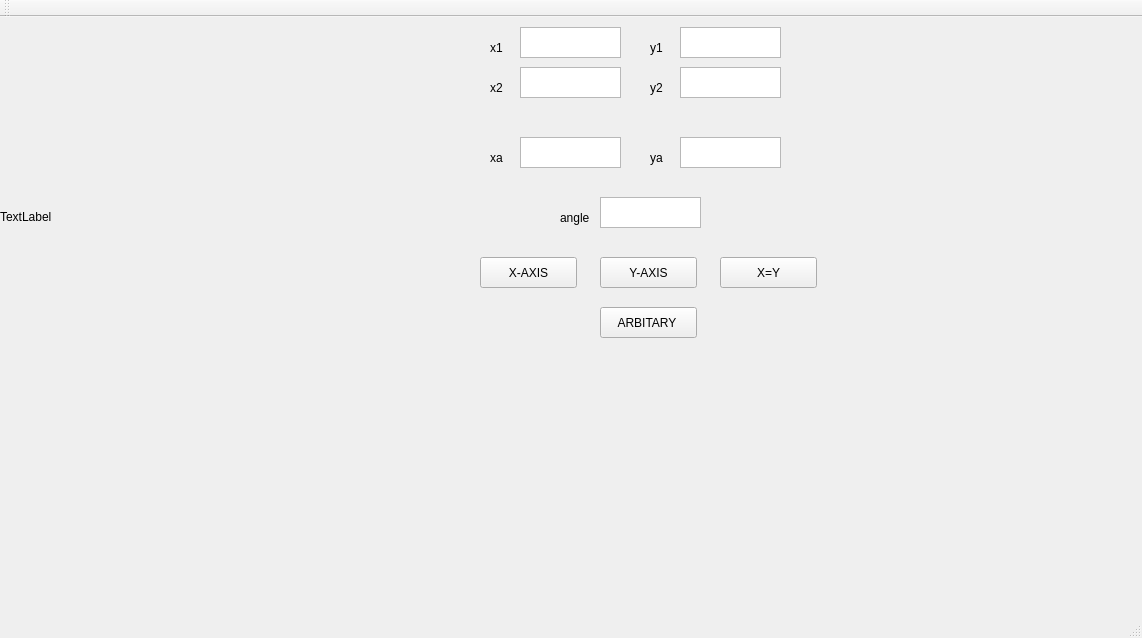
<?xml version="1.0" encoding="UTF-8"?>
<ui version="4.0">
 <class>MainWindow</class>
 <widget class="QMainWindow" name="MainWindow">
  <property name="geometry">
   <rect>
    <x>0</x>
    <y>0</y>
    <width>1142</width>
    <height>638</height>
   </rect>
  </property>
  <property name="windowTitle">
   <string>MainWindow</string>
  </property>
  <widget class="QWidget" name="centralWidget">
   <widget class="QLabel" name="label">
    <property name="geometry">
     <rect>
      <x>0</x>
      <y>0</y>
      <width>400</width>
      <height>400</height>
     </rect>
    </property>
    <property name="text">
     <string>TextLabel</string>
    </property>
   </widget>
   <widget class="QTextEdit" name="textEdit">
    <property name="geometry">
     <rect>
      <x>520</x>
      <y>10</y>
      <width>101</width>
      <height>31</height>
     </rect>
    </property>
   </widget>
   <widget class="QTextEdit" name="textEdit_2">
    <property name="geometry">
     <rect>
      <x>680</x>
      <y>10</y>
      <width>101</width>
      <height>31</height>
     </rect>
    </property>
   </widget>
   <widget class="QTextEdit" name="textEdit_3">
    <property name="geometry">
     <rect>
      <x>520</x>
      <y>50</y>
      <width>101</width>
      <height>31</height>
     </rect>
    </property>
   </widget>
   <widget class="QTextEdit" name="textEdit_4">
    <property name="geometry">
     <rect>
      <x>680</x>
      <y>50</y>
      <width>101</width>
      <height>31</height>
     </rect>
    </property>
   </widget>
   <widget class="QTextEdit" name="textEdit_5">
    <property name="geometry">
     <rect>
      <x>520</x>
      <y>120</y>
      <width>101</width>
      <height>31</height>
     </rect>
    </property>
   </widget>
   <widget class="QTextEdit" name="textEdit_6">
    <property name="geometry">
     <rect>
      <x>680</x>
      <y>120</y>
      <width>101</width>
      <height>31</height>
     </rect>
    </property>
   </widget>
   <widget class="QLabel" name="label_2">
    <property name="geometry">
     <rect>
      <x>490</x>
      <y>20</y>
      <width>21</width>
      <height>21</height>
     </rect>
    </property>
    <property name="text">
     <string>x1</string>
    </property>
   </widget>
   <widget class="QLabel" name="label_3">
    <property name="geometry">
     <rect>
      <x>650</x>
      <y>20</y>
      <width>21</width>
      <height>21</height>
     </rect>
    </property>
    <property name="text">
     <string>y1</string>
    </property>
   </widget>
   <widget class="QLabel" name="label_4">
    <property name="geometry">
     <rect>
      <x>490</x>
      <y>60</y>
      <width>21</width>
      <height>21</height>
     </rect>
    </property>
    <property name="text">
     <string>x2</string>
    </property>
   </widget>
   <widget class="QLabel" name="label_5">
    <property name="geometry">
     <rect>
      <x>650</x>
      <y>60</y>
      <width>21</width>
      <height>21</height>
     </rect>
    </property>
    <property name="text">
     <string>y2</string>
    </property>
   </widget>
   <widget class="QLabel" name="label_6">
    <property name="geometry">
     <rect>
      <x>490</x>
      <y>130</y>
      <width>16</width>
      <height>21</height>
     </rect>
    </property>
    <property name="text">
     <string>xa</string>
    </property>
   </widget>
   <widget class="QLabel" name="label_7">
    <property name="geometry">
     <rect>
      <x>650</x>
      <y>130</y>
      <width>21</width>
      <height>21</height>
     </rect>
    </property>
    <property name="text">
     <string>ya</string>
    </property>
   </widget>
   <widget class="QPushButton" name="pushButton">
    <property name="geometry">
     <rect>
      <x>480</x>
      <y>240</y>
      <width>97</width>
      <height>31</height>
     </rect>
    </property>
    <property name="text">
     <string>X-AXIS</string>
    </property>
   </widget>
   <widget class="QPushButton" name="pushButton_2">
    <property name="geometry">
     <rect>
      <x>600</x>
      <y>240</y>
      <width>97</width>
      <height>31</height>
     </rect>
    </property>
    <property name="text">
     <string>Y-AXIS</string>
    </property>
   </widget>
   <widget class="QPushButton" name="pushButton_3">
    <property name="geometry">
     <rect>
      <x>720</x>
      <y>240</y>
      <width>97</width>
      <height>31</height>
     </rect>
    </property>
    <property name="text">
     <string>X=Y</string>
    </property>
   </widget>
   <widget class="QPushButton" name="pushButton_4">
    <property name="geometry">
     <rect>
      <x>600</x>
      <y>290</y>
      <width>97</width>
      <height>31</height>
     </rect>
    </property>
    <property name="text">
     <string>ARBITARY </string>
    </property>
   </widget>
   <widget class="QTextEdit" name="textEdit_7">
    <property name="geometry">
     <rect>
      <x>600</x>
      <y>180</y>
      <width>101</width>
      <height>31</height>
     </rect>
    </property>
   </widget>
   <widget class="QLabel" name="label_8">
    <property name="geometry">
     <rect>
      <x>560</x>
      <y>190</y>
      <width>41</width>
      <height>21</height>
     </rect>
    </property>
    <property name="text">
     <string>angle</string>
    </property>
   </widget>
  </widget>
  <widget class="QMenuBar" name="menuBar">
   <property name="geometry">
    <rect>
     <x>0</x>
     <y>0</y>
     <width>1142</width>
     <height>27</height>
    </rect>
   </property>
  </widget>
  <widget class="QToolBar" name="mainToolBar">
   <attribute name="toolBarArea">
    <enum>TopToolBarArea</enum>
   </attribute>
   <attribute name="toolBarBreak">
    <bool>false</bool>
   </attribute>
  </widget>
  <widget class="QStatusBar" name="statusBar"/>
 </widget>
 <layoutdefault spacing="6" margin="11"/>
 <resources/>
 <connections/>
</ui>
